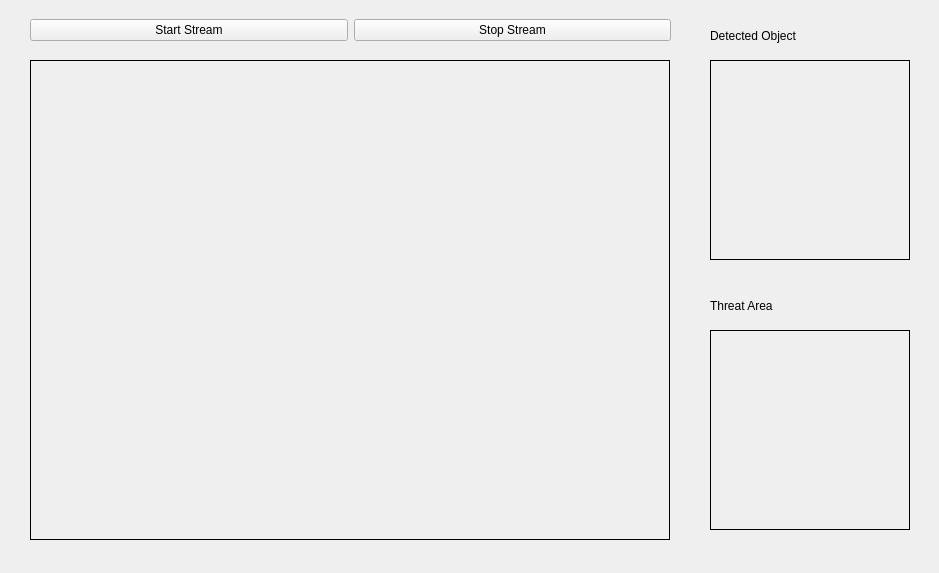
<?xml version="1.0" encoding="UTF-8"?>
<ui version="4.0">
 <class>Form</class>
 <widget class="QWidget" name="Form">
  <property name="geometry">
   <rect>
    <x>0</x>
    <y>0</y>
    <width>939</width>
    <height>573</height>
   </rect>
  </property>
  <property name="windowTitle">
   <string>Form</string>
  </property>
  <widget class="QLabel" name="img_label">
   <property name="geometry">
    <rect>
     <x>30</x>
     <y>60</y>
     <width>640</width>
     <height>480</height>
    </rect>
   </property>
   <property name="frameShape">
    <enum>QFrame::Box</enum>
   </property>
   <property name="text">
    <string/>
   </property>
  </widget>
  <widget class="QLabel" name="detected_object">
   <property name="geometry">
    <rect>
     <x>710</x>
     <y>20</y>
     <width>200</width>
     <height>31</height>
    </rect>
   </property>
   <property name="text">
    <string>Detected Object</string>
   </property>
  </widget>
  <widget class="QLabel" name="detected_label">
   <property name="geometry">
    <rect>
     <x>710</x>
     <y>60</y>
     <width>200</width>
     <height>200</height>
    </rect>
   </property>
   <property name="frameShape">
    <enum>QFrame::Box</enum>
   </property>
   <property name="text">
    <string/>
   </property>
  </widget>
  <widget class="QWidget" name="layoutWidget">
   <property name="geometry">
    <rect>
     <x>30</x>
     <y>0</y>
     <width>641</width>
     <height>61</height>
    </rect>
   </property>
   <layout class="QHBoxLayout" name="horizontalLayout">
    <item>
     <widget class="QPushButton" name="start_stream">
      <property name="text">
       <string>Start Stream</string>
      </property>
     </widget>
    </item>
    <item>
     <widget class="QPushButton" name="stop_stream">
      <property name="text">
       <string>Stop Stream</string>
      </property>
     </widget>
    </item>
   </layout>
  </widget>
  <widget class="QLabel" name="threat_area">
   <property name="geometry">
    <rect>
     <x>710</x>
     <y>290</y>
     <width>200</width>
     <height>31</height>
    </rect>
   </property>
   <property name="text">
    <string>Threat Area</string>
   </property>
  </widget>
  <widget class="QLabel" name="threat_area_label">
   <property name="geometry">
    <rect>
     <x>710</x>
     <y>330</y>
     <width>200</width>
     <height>200</height>
    </rect>
   </property>
   <property name="frameShape">
    <enum>QFrame::Box</enum>
   </property>
   <property name="text">
    <string/>
   </property>
  </widget>
 </widget>
 <resources/>
 <connections/>
</ui>
